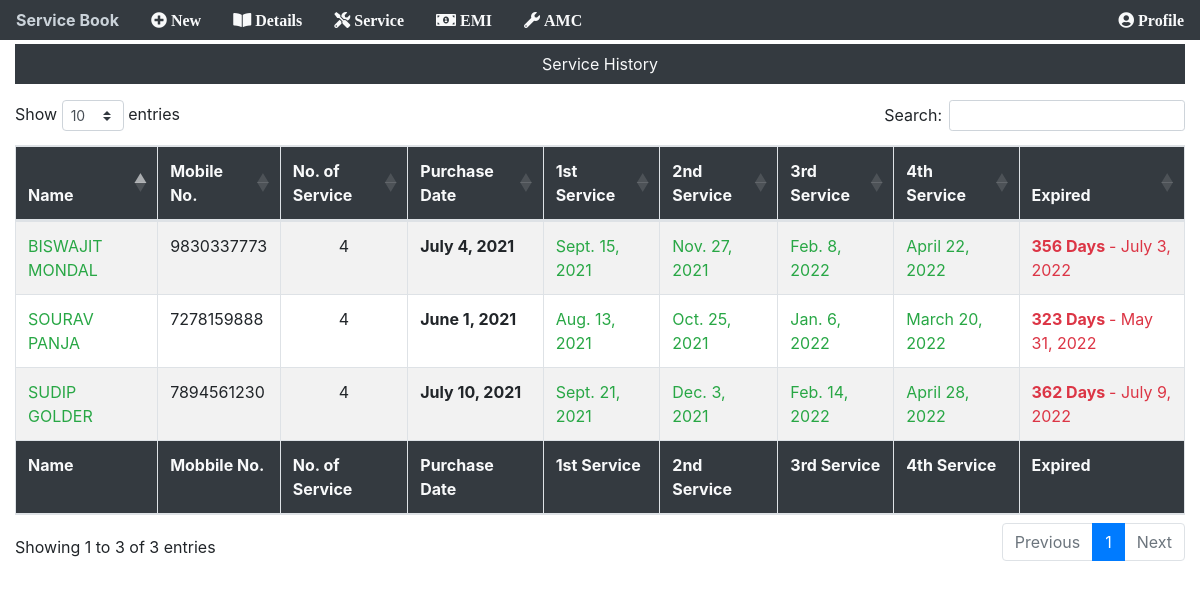
The app's page /customer/service (signed in), older data.
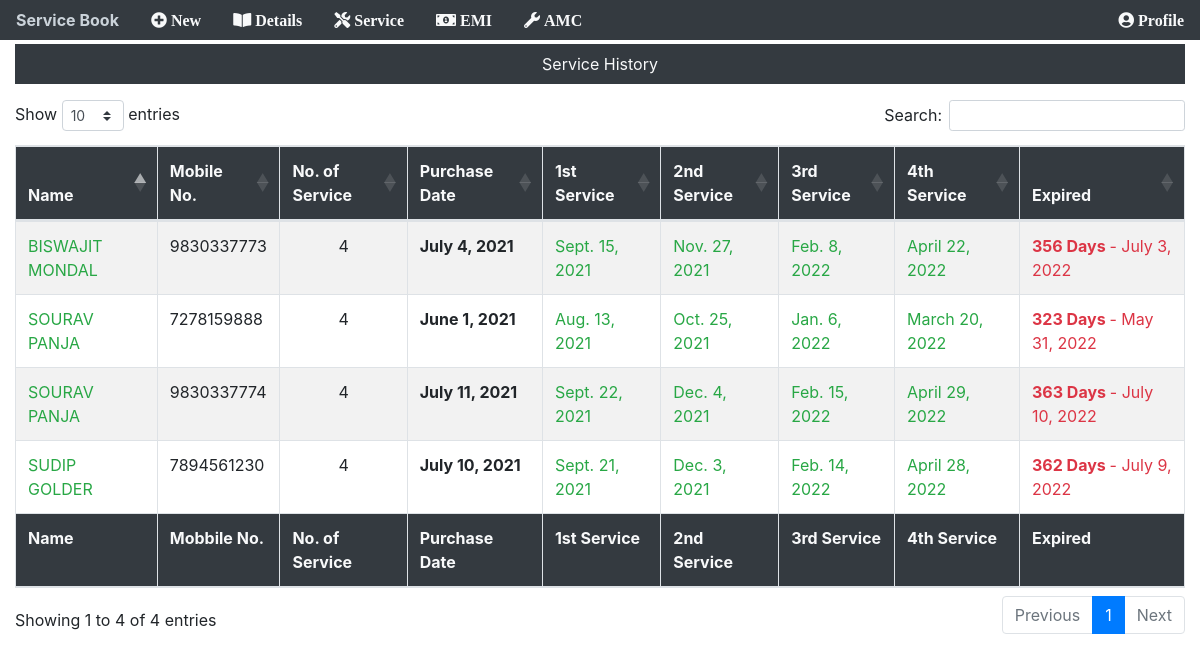
The same page, newer data.
### app/models.py (models this page shows, shortened)
class customerDetails(models.Model):
    custimerId = models.AutoField(primary_key=True)
    name = models.CharField(max_length=100)
    address = models.CharField(max_length=100, null=True)
    phoneNo = models.CharField(max_length=100, unique=True)
    email = models.EmailField(null=True)
    service = models.IntegerField(null=True, blank=True)
    emi = models.CharField(max_length=10, null=True, blank=True)
    modelNameOne = models.CharField(max_length=100)
    quantityOne = models.CharField(max_length=2, null=True)
    modelNoOne = models.CharField(max_length=100)
    modelNameTwo = models.CharField(max_length=100, blank=True)
    quantityTwo = models.CharField(max_length=2, null=True, blank=True)
    modelNoTwo = models.CharField(max_length=100, blank=True)
    purchaseDate = models.DateField(auto_now=False, auto_now_add=False)
    totalAmount = models.IntegerField()
    advanceAmount = models.IntegerField()
    dueAmount = models.IntegerField(null=True)
    def service_1(self):
        td = timedelta(days=73)
        pDate = self.purchaseDate
        return pDate + td
    def service_2(self):
        td = timedelta(days=73)
        return self.service_1() + td
    def service_3(self):
        td = timedelta(days=73)
        return self.service_2() + td
    def service_4(self):
        td = timedelta(days=73)
        return self.service_3() + td
    def one_year_from_purchase_date(self):
        years = timedelta(days=364)
        return self.purchaseDate + years
    def count(self):
        exp = self.one_year_from_purchase_date()
        tday = date.today()
        cou = exp - tday
        return cou.days

### app/views.py (the view)
# urls.py: path('customer/service', views.service, name="service"),
@login_required(login_url="/login")
def service(request):
    dtt = customerDetails.objects.all()
    return render(request, "main/service.html", {"dtt": dtt})

### templates/main/service.html (shortened to what this page needs)
{% include "main/base.html" %} {% block content %}
<div class="container-fluid">
  <div class="bg-dark mt-1">
    <p class="nav-link text-light text-center">Service History</p>
  </div>
  <table
    id="example"
    class="table table-striped table-bordered"
    style="width: 100%"
  >
    <thead class="bg-dark text-light">
      <tr>
        <th>Name</th>
        <th>Mobile No.</th>
        <th>No. of Service</th>
        <th>Purchase Date</th>
        <th>1st Service</th>
        <th>2nd Service</th>
        <th>3rd Service</th>
        <th>4th Service</th>
        <th>Expired</th>
      </tr>
    </thead>
    <tbody>
      {% for dt in dtt %}
      <tr>
        <td>
          <a href="{% url 'iddetails' dt.custimerId %}" class="text-success"
            >{{dt.name | upper}}</a
          >
        </td>
        <td>{{dt.phoneNo}}</td>
        <td class="text-center">{{dt.service}}</td>
        <td><strong>{{dt.purchaseDate}}</strong></td>
        <td>
          <a
            href="{% url 'technicianPage' dt.custimerId %}"
            class="text-success"
            >{{ dt.service_1}}</a
          >
        </td>
        <td>
          <a
            href="{% url 'technicianPage' dt.custimerId %}"
            class="text-success"
            >{{ dt.service_2}}</a
          >
        </td>
        <td>
          <a
            href="{% url 'technicianPage' dt.custimerId %}"
            class="text-success"
            >{{ dt.service_3}}</a
          >
        </td>
        <td>
          <a
            href="{% url 'technicianPage' dt.custimerId %}"
            class="text-success"
            >{{ dt.service_4 }}</a
          >
        </td>
        <td>
          <a class="text-danger">
            <strong>{{ dt.count }} Days </strong> -
            {{dt.one_year_from_purchase_date}}
          </a>
        </td>
      </tr>
      {% endfor %}
    </tbody>
    <tfoot class="bg-dark text-light">
      <tr>
        <th>Name</th>
        <th>Mobbile No.</th>
        <th>No. of Service</th>
        <th>Purchase Date</th>
        <th>1st Service</th>
        <th>2nd Service</th>
        <th>3rd Service</th>
        <th>4th Service</th>
        <th>Expired</th>
      </tr>
    </tfoot>
  </table>
</div>
{% endblock content %}

Row changes from the older to the newer data that the page shows:
added customerDetails: name "SOURAV PANJA", phoneNo "9830337774", service "4", purchaseDate "July 11, 2021", service_1 "Sept. 22, 2021", service_2 "Dec. 4, 2021", service_3 "Feb. 15, 2022", service_4 "April 29, 2022", count "363", one_year_from_purchase_date "July 10, 2022"
Text that changed along with them:
text written by a page script: "Show entries Search: Showing 1 to 3 of 3 entries Previous 1 Next" → "Show entries Search: Showing 1 to 4 of 4 entries Previous 1 Next"
